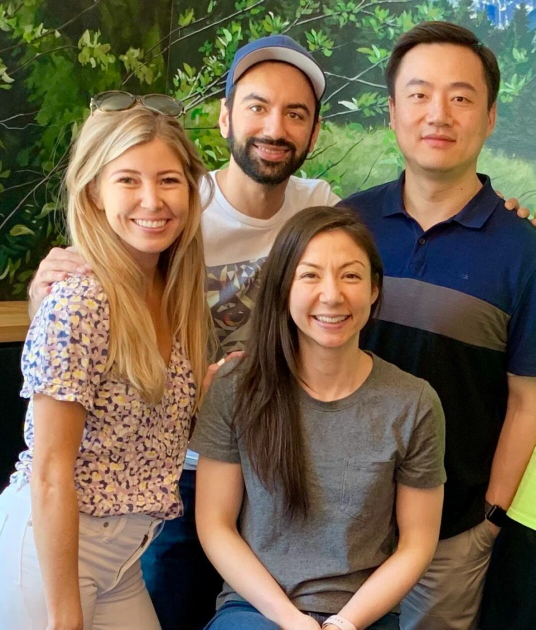
#> input picture image.jpg, 1071 x 1260 px (shown at 1/2 size)
$ jupyter execute --allow-errors image_blurring.ipynb
#> lines starting #> are read from the running program, lines starting #| are printed output that depends on the picture; after the words box and inside, x2 and y2 are one past the last pixel; in counts of white or black regions, pixels touching at a corner belong together
# Image blurring

This notebook is about showing how different box blurring techniques look like on images.

Initial idea to create this notebook is because common blurring techniques deliver sharp edges when an image area is blurred. But the desired result is a blurred area with soft edges, which looks more natural.

This notebook will show the result of each blurring technique and the results can be compared while walking through the steps.

## Application and libraries

Application was written in **Python 3.11** and uses some libraries:
- [**OpenCV**](https://opencv.org) - a computer vision library
- [**NumPy**](https://numpy.org) - to handle large arrays and matrices
- [**Matplotlib**](https://matplotlib.org) - a library for visualization in Python
- [**Pillow**](https://python-pillow.github.io) - Python Imaging Library

To begin with, we import all those libraries to our code:

[cell 1]
import cv2
import matplotlib.pyplot as plt
import numpy as np

from PIL import Image, ImageDraw, ImageFont, ImageOps

## Use case

Simple workflow is:
- load the image
- define blurring areas (boxes)
- blur those areas and show the result

To begin with, let's define a data class for the blurring areas, called `Box`.

`Box` represents a rectangle with 4 attributes: `xmin` (x1), `xmax` (x2), `ymin` (y1), `ymax` (y2).

Width and height are properties automatically calculated.

[cell 2]
from dataclasses import dataclass


@dataclass
class Box:
    xmin: int
    ymin: int
    xmax: int
    ymax: int

    @property
    def width(self) -> int:
        return self.xmax - self.xmin

    @property
    def height(self) -> int:
        return self.ymax - self.ymin

    @property
    def shape(self) -> tuple[int, int, int, int]:
        return (self.xmin, self.ymin, self.xmax, self.ymax)

    def kernel(self, factor: int = 2) -> tuple[int, int]:
        return tuple(int(n / 10) * factor + 1 for n in (self.width, self.height))

    def mask(self) -> np.array:
        border = int(max(width, height) * .03)
        mask_img = Image.new('RGBa', (self.width, self.height), color=(0xff, 0xff, 0xff, 0))

        draw = ImageDraw.Draw(mask_img)
        draw.rectangle((border, border, self.width - border, self.height - border), fill=(0, 0, 0, 0xff))

        def calc_linear_kernel(width: int, height: int, factor: int = 2) -> tuple[int, int]:
            m = max(width, height)
            return tuple(int(n / 10) * factor + 1 for n in (m, m))

        blurred_mask = cv2.GaussianBlur(np.array(mask_img), calc_linear_kernel(self.width, self.height), 0)
        return ImageOps.invert(Image.fromarray(blurred_mask))

## Image loading

Here the areas (boxes) that should be blurred are defined using the class `Box`.

Image is loaded and shown twice: one plain, other showing the areas that should be blurred.

[cell 3]
IMG_PATH = 'image.jpg'

BLUR_BOXES = [
    # from left to right...
    Box(200, 300, 380, 500), # first woman's face
    Box(460, 150, 640, 370), # first man's face
    Box(570, 480, 740, 700), # second woman's face
    Box(790, 110, 970, 340), # second man's face
]

img_pil = Image.open(IMG_PATH)
#> img_pil is the input picture: PIL image 1071x1260 RGB; mean R, G, B 118.1, 102.3, 80

plt.imshow(img_pil)
plt.show()

# draw boxes on a copy of the image

img_pil_copy = img_pil.copy()
draw = ImageDraw.Draw(img_pil_copy)
color = (0xdf, 0xdf, 0)
font = ImageFont.load_default(size=60)

for idx, box in enumerate(BLUR_BOXES, start=1):
    draw.text((box.xmin, box.ymax + 10), f'box {idx}', color, font=font)
    draw.rectangle(box.shape, outline=color, width=10)

plt.imshow(img_pil_copy)
plt.show()
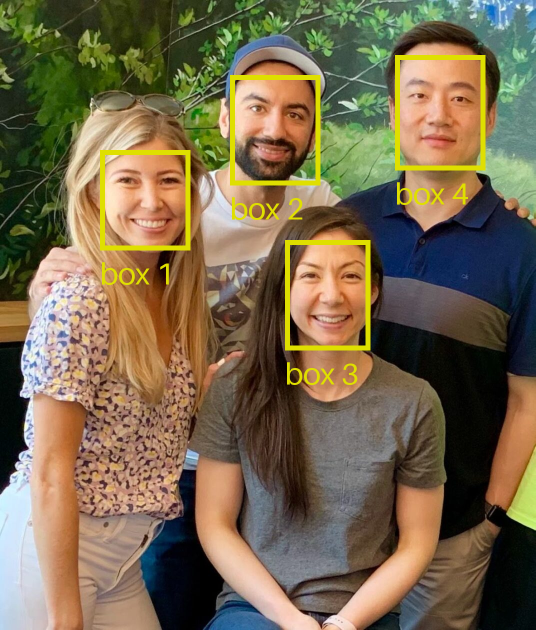
#> shown: shape (1260, 1071, 3) (shown at 1/2 size); mean R, G, B 120, 105.2, 77.7

## Common blur

This function will demonstrate what common blur looks like.

[cell 4]
def blur(image: np.ndarray, boxes: list[Box]) -> np.ndarray:
    out_image = image.copy()
    for box in boxes:
        kernel = tuple(int(n / 10) * 3 + 1 for n in (box.width, box.height))
        out_image[box.ymin:box.ymax, box.xmin:box.xmax] = cv2.blur(out_image[box.ymin:box.ymax, box.xmin:box.xmax], kernel)
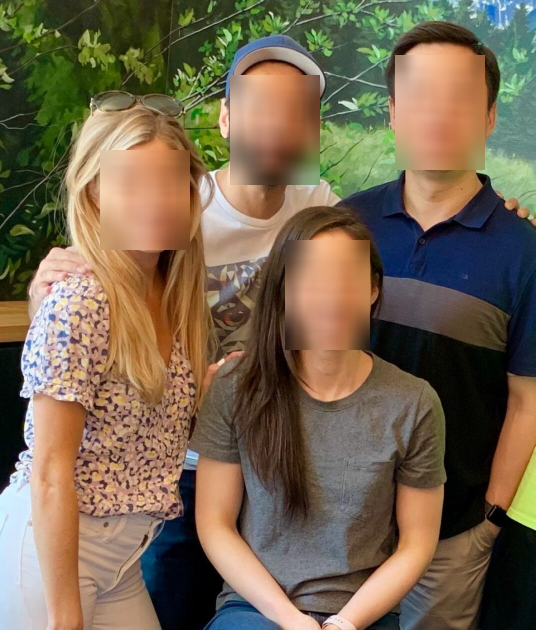
#> out_image: shape (1260, 1071, 3) (shown at 1/2 size); 11.44% of pixels changed, all inside (x1, y1, x2, y2) = (200, 110, 970, 700)
    return out_image


img = np.array(img_pil)

plt.imshow(blur(img, BLUR_BOXES))
plt.show()

## Gaussian blur

This function will demonstrate what Gaussian blur looks like.

Notice that the blurring area is softer compared to common blur.

[cell 5]
def gaussian_blur(image: np.ndarray, boxes: list[Box]) -> np.ndarray:
    border = 20
    out_image = image.copy()
    for box in boxes:
        kernel = tuple(int(n / 10) * 6 + 1 for n in (box.width, box.height))
        crop = out_image[box.ymin:box.ymax, box.xmin:box.xmax]
        out_image[box.ymin:box.ymax, box.xmin:box.xmax] = cv2.GaussianBlur(crop, kernel, 0)
#> this loop made 4 passes
#> pass 1, in gaussian_blur, `crop = out_image[box.ymin:box.ymax, box.xmin:box.xmax]`:
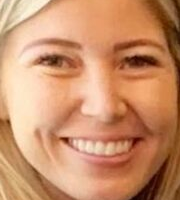
#> crop: shape (200, 180, 3); mean R, G, B 202.2, 144.7, 107.3
#> pass 2, in gaussian_blur, `crop = out_image[box.ymin:box.ymax, box.xmin:box.xmax]`:
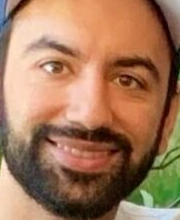
#> crop: shape (220, 180, 3); mean R, G, B 161, 119.6, 90.6
#> pass 3, in gaussian_blur, `crop = out_image[box.ymin:box.ymax, box.xmin:box.xmax]`:
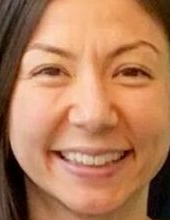
#> crop: shape (220, 170, 3); mean R, G, B 178.4, 124.1, 89.4
#> after the loop:
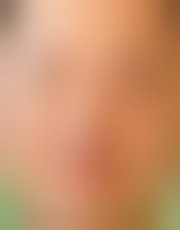
#> crop: shape (230, 180, 3); mean R, G, B 203.5, 147, 108.2
#> after the loop:
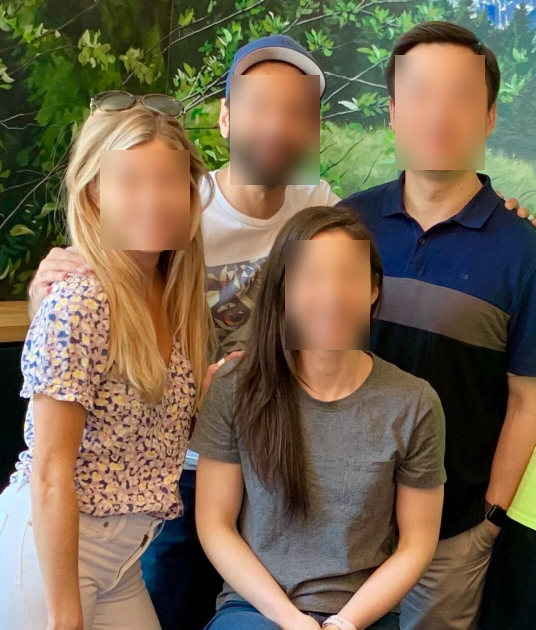
#> out_image: shape (1260, 1071, 3) (shown at 1/2 size); 11.44% of pixels changed, all inside (x1, y1, x2, y2) = (200, 110, 970, 700)
    return out_image


plt.imshow(gaussian_blur(img, BLUR_BOXES))
plt.show()

## (WIP) Masked gaussian blur

Now let's see what masked Gaussian blur looks like.

This technique consists of creating a mask representing the box, blur it and use it as a mask to soften the edges of the actual area to be blurred.

[cell 6]
# get the first blur box as an example

box = BLUR_BOXES[0]

#> (the rest of this cell did not finish here and is left out)

[cell 7]
def masked_gaussian_blur(image: np.ndarray, boxes: list[Box]) -> np.ndarray:
    border = 20
    out_image = image.copy()
    for box in boxes:
        kernel = tuple(int(n / 10) * 6 + 1 for n in (box.width, box.height))
        crop = out_image[box.ymin:box.ymax, box.xmin:box.xmax]
        blurred_crop = cv2.GaussianBlur(crop, kernel, 0)

        final_crop = Image.composite(Image.fromarray(crop), Image.fromarray(blurred_crop), Image.fromarray(box.mask()))
        out_image[box.ymin:box.ymax, box.xmin:box.xmax] = np.array(final_crop)
#> this loop made 1 pass
#> pass 1, in masked_gaussian_blur, `blurred_crop = cv2.GaussianBlur(crop, kernel, 0)`:
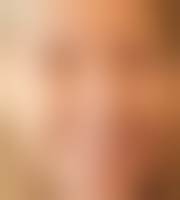
#> blurred_crop: shape (200, 180, 3); mean R, G, B 202.5, 144.9, 107.5
    return out_image


plt.imshow(Image.fromarray(img))
plt.show()

#> (the rest of this cell did not finish here and is left out)
